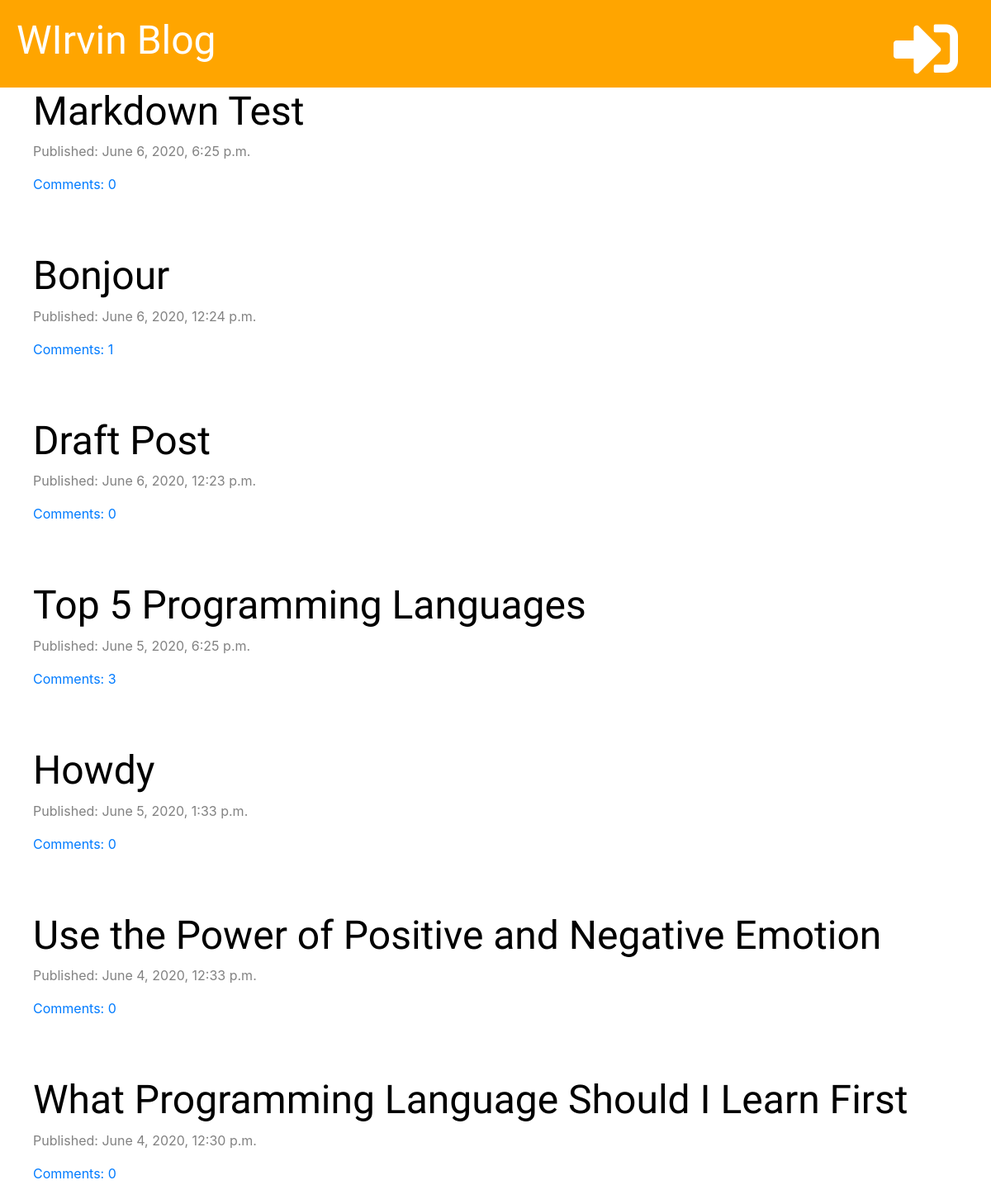
The app's page /, older data.
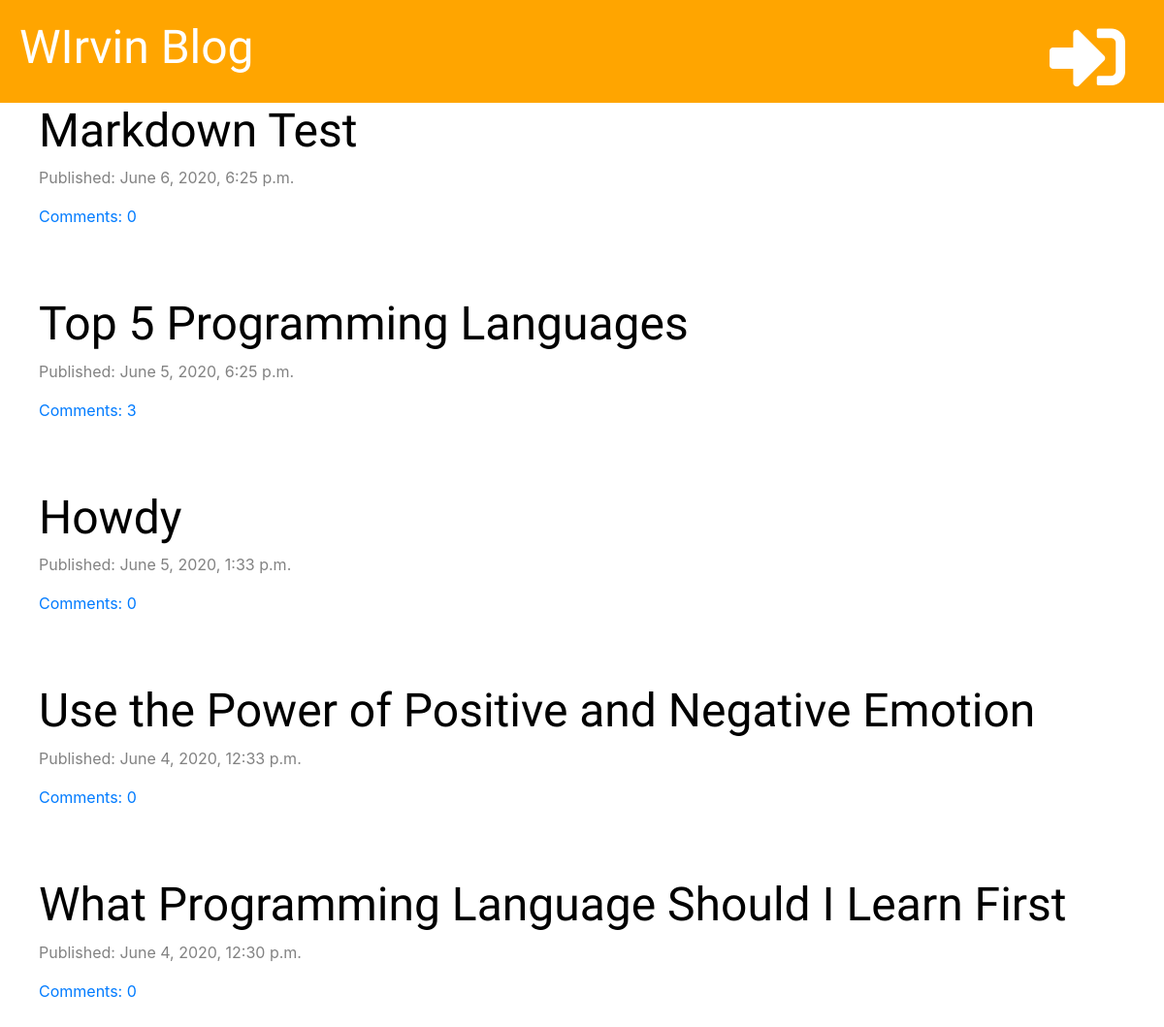
The same page, newer data.
### blogpost/models.py (models this page shows, shortened)
class Post(models.Model):
    author = models.ForeignKey('auth.User', on_delete=models.CASCADE)
    title = models.CharField(max_length=200)
    text = models.TextField()
    created_date = models.DateTimeField(default=timezone.now)
    published_date = models.DateTimeField(blank=True, null=True)
    def approved_comments(self):
        return self.comments.filter(approved=True)

### blogpost/views.py (the view)
# urls.py: path('', views.post_list, name='post_list'),
def post_list(request):
    posts = Post.objects.all().filter(published_date__lte=timezone.now()).order_by('-published_date')
    stuff_for_front_end = {'posts': posts}
    return render(request, 'blog/post_list.html', stuff_for_front_end)

### blogpost/templatetags/markdownify.py (called while the page is built)
@register.filter
def markdown(value):
    renderer = HighlightRenderer()
    markdown = mistune.Markdown(renderer=renderer)
    return markdown(value)

### blogpost/templates/blog/post_list.html (shortened to what this page needs)
{% extends 'blog/base.html' %}
{% load markdownify %}
{% block content %}
{% for post in posts %}
<div class="post">
    <h2><a href="{% url 'post_detail' pk=post.pk %}">{{ post.title }}</a></h2>
    <div class="date">
        <p>Published: {{ post.published_date }}</p>
    </div>
    <a href="{% url 'post_detail' pk=post.pk %}">Comments: {{ post.approved_comments.count }}</a>
</div>
{% endfor %}
{% endblock %}

### blogpost/templates/blog/base.html (shortened to what this page needs)
{% load static %}
<!DOCTYPE html>
<html lang="en">
<head>
    <link href="https://stackpath.bootstrapcdn.com/bootstrap/4.5.0/css/bootstrap.min.css" rel="stylesheet">
    <link rel="stylesheet" href="https://pro.fontawesome.com/releases/v5.10.0/css/all.css"/>
    <link rel="stylesheet" href="{% static 'css/blog.css' %}">
    <link rel="stylesheet" href="{% static 'css/zenburn.css' %}">
</head>
<body>
    <div class="page-header">
        {% if user.is_authenticated %}
            <a href="{% url 'post_draft_list' %}" class="top-menu"><i class="fab fa-firstdraft fa-3x"></i></a>
            <a href="{% url 'post_new' %}" class="top-menu"><i class="far fa-plus-square fa-3x"></i></a>
        <h2 class="top-menu">Hello, {{ user.username }}  <small>(<a href="{% url 'logout' %}">Log Out</a>)</small></h2>
        {% else %}
            <a href="{% url 'login' %}" class="top-menu"><i class="fas fa-sign-in-alt fa-3x"></i></a>
        {% endif %}
        <h1><a href="{% url 'post_list' %}">WIrvin Blog</a></h1>
    </div>
    <div class="content container">
        <div class="row">
            <div class="mol-md-8">
                {% block content %}
                {% endblock %}
            </div>
        </div>
    </div>
</body>
</html>

### blogpost/static/css/blog.css (style rules this page uses)
.page-header { background-color: orange; margin: 0; padding: 20px; }
.page-header h1, .page-header h1 a { color: white; font-size: 36pt; text-decoration: none; }
.content { margin-left: 40px; width 100%; }
h1, h2, h3, h4 { font-family: 'Inconsolata', serif; font-size: 48px; }
.date { color: #828282; }
.post { margin-bottom: 70px; }
.post h1 a, .post h2 a { color: black; }
.page-header .top-menu { color: white; float: right; font-size: 26px; margin-right: 20px; }

Row changes from the older to the newer data that the page shows:
removed Post: title "Bonjour", published_date "June 6, 2020, 12:24 p.m.", approved_comments.count "1"
removed Post: title "Draft Post", published_date "June 6, 2020, 12:23 p.m.", approved_comments.count "0"
